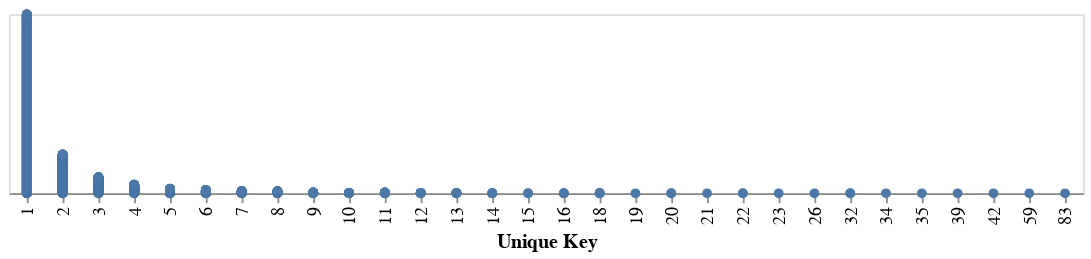

The notebook cell saved with this chart:
### Code cell
alt.Chart(uk_dataframe[0:5000], height=100).mark_circle(opacity=1).transform_window(
    id='rank()',
    groupby=['Unique Key']
).encode(
    alt.X('Unique Key:O'),
    alt.Y('id:O').axis(None).sort('descending')
)

### Figure 1 — Vega-Lite specification as saved in the notebook (floating-point values rounded to 4 significant figures; data arrays with more than 128 entries replaced by an {"elided": "..."} marker saying what was removed)
{"config": {"view": {"continuousWidth": 300, "continuousHeight": 300}}, "data": {"name": "data-5555616c7a3fa9cd3ecb0d96310cee45"}, "mark": {"type": "circle", "opacity": 1}, "encoding": {"x": {"field": "Unique Key", "type": "ordinal"}, "y": {"axis": null, "field": "id", "sort": "descending", "type": "ordinal"}}, "height": 100, "transform": [{"window": [{"op": "rank", "field": "", "as": "id"}], "groupby": ["Unique Key"]}], "$schema": "https://vega.github.io/schema/vega-lite/v5.8.0.json", "datasets": {"data-5555616c7a3fa9cd3ecb0d96310cee45": {"elided": "5000 records"}}}
